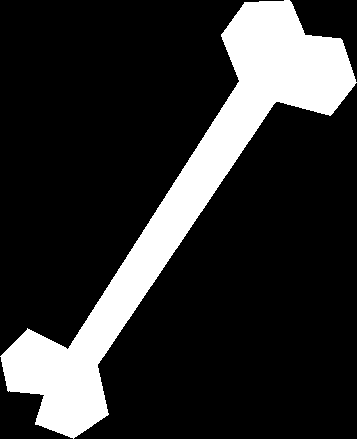
%> input picture dbq/Bone-1.gif, 357 x 439 px
$ octave testVecteurDistance.m   (GNU Octave 9; MATLAB toolbox functions it lacks are replaced by stand-ins)
%> lines starting %> are read from the running program, lines starting %| are printed output that depends on the picture; in (x1, y1, x2, y2) boxes, pixels count from 0 and x2, y2 are one past the last pixel; in counts of white or black regions, pixels touching at a corner belong together; the program's own positions count from 1
### barycentre.m

% Fonction qui calcule le barycentre d'une matrice comportant des 0 et des
% 1.

function [y, x] = barycentre(matrice)

[height, width] = size(matrice);
% [10 lines of commented-out code are left out]

[i,j] = find(matrice == 1);

y = mean(i);
x = mean(j);


end

### distanceAuBaricentre.m

% Renvoie la distance d'un point limite de l'objet par rapport au
% baricentre
function d = distanceAuBaricentre(Img, x, y, angle)
    trouve = false;
    unitaireX = cos(angle);
    unitaireY = sin(angle);
    posX = x;
    posY = y;

    [tailleY, tailleX] = size(Img);

    while (~ trouve)
        posX = posX + unitaireX;
        posY = posY + unitaireY;
        if posX <= 1 || posY <= 1 || posX >= tailleX || posY >= tailleY
            trouve = true;
        end
        if ~trouve && ~Img(floor(posY), floor(posX))
            trouve = true;
        end
    end

    d = sqrt( (posX - x)^2 + (posY - y)^2 );

end


### vecteurDistanceAuBaricentre.m

% Renvoie un vecteur de distance: celle des limites de l'objet
function D = vecteurDistanceAuBaricentre(Img, x, y, angle)
    Pas = [0:angle:2*pi];
    taille = size(Pas, 2);

    D = zeros(1, taille);

    for i=1 : taille
        D(1, i) = distanceAuBaricentre(Img, x, y, Pas(i));
    end
end

### testVecteurDistance.m

Img = logical(imread('dbq/Bone-1.gif'));
%> Img: size 439x357 logical; 18.7% white; 1 white region, box (x1, y1, x2, y2) and area: (0, 0, 357, 439) 29232

angle = 0.05;
[baryY, baryX] = barycentre(Img);
%> in barycentre, `[i,j] = find(matrice == 1);`: i = 29232 values from 1 to 439; j = 29232 values from 1 to 357
%> in barycentre, `y = mean(i);`: y = 204.6
%> in barycentre, `x = mean(j);`: x = 184.5
%> baryY = 204.6; baryX = 184.5
V = vecteurDistanceAuBaricentre(Img, baryX, baryY, angle);
%> the loop in vecteurDistanceAuBaricentre, `for i=1 : taille` made 126 passes
%> d in distanceAuBaricentre on passes 1 to 12: 24, 24, 23, 22, 22, 22, 21, 21, 21, 20, 20, 20
%> after the loop in vecteurDistanceAuBaricentre, `for i=1 : taille`: D = 126 values, max 265 at index 44, min 19 at index 76, mean 53.4
%> V has the same summary as D in vecteurDistanceAuBaricentre


X = [0:angle:2*pi];
figure;
imshow(Img);
drawnow();

figure;
plot(X, V);
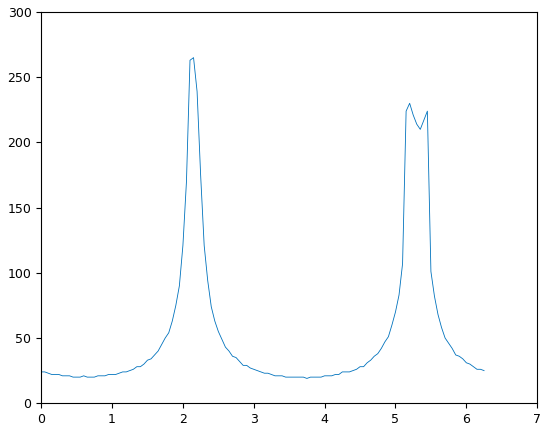
%> figure redrawn from the program's plot data; curve peaks at x = 2.15, y = 265
drawnow();
